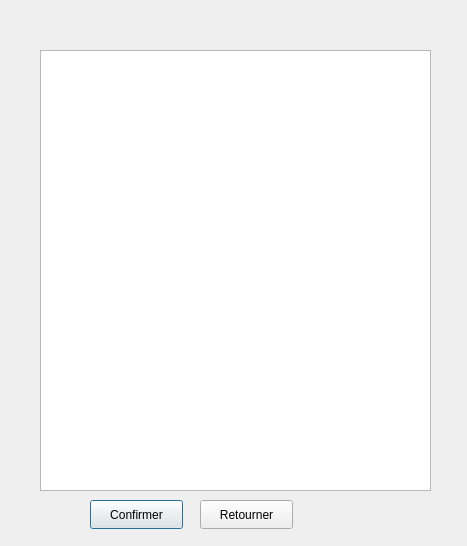
<?xml version="1.0" encoding="UTF-8"?>
<ui version="4.0">
 <class>AddRessource</class>
 <widget class="QDialog" name="AddRessource">
  <property name="geometry">
   <rect>
    <x>0</x>
    <y>0</y>
    <width>467</width>
    <height>546</height>
   </rect>
  </property>
  <property name="windowTitle">
   <string>Dialog</string>
  </property>
  <widget class="QFrame" name="frame">
   <property name="geometry">
    <rect>
     <x>30</x>
     <y>10</y>
     <width>461</width>
     <height>531</height>
    </rect>
   </property>
   <property name="frameShape">
    <enum>QFrame::NoFrame</enum>
   </property>
   <widget class="QPushButton" name="Button1">
    <property name="geometry">
     <rect>
      <x>60</x>
      <y>490</y>
      <width>93</width>
      <height>29</height>
     </rect>
    </property>
    <property name="text">
     <string>Confirmer</string>
    </property>
   </widget>
   <widget class="QPushButton" name="Button2">
    <property name="geometry">
     <rect>
      <x>170</x>
      <y>490</y>
      <width>93</width>
      <height>29</height>
     </rect>
    </property>
    <property name="text">
     <string>Retourner</string>
    </property>
   </widget>
   <widget class="QTableWidget" name="tableR">
    <property name="geometry">
     <rect>
      <x>10</x>
      <y>40</y>
      <width>391</width>
      <height>441</height>
     </rect>
    </property>
   </widget>
   <widget class="QLabel" name="notif">
    <property name="geometry">
     <rect>
      <x>12</x>
      <y>10</y>
      <width>421</width>
      <height>20</height>
     </rect>
    </property>
    <property name="text">
     <string/>
    </property>
   </widget>
   <zorder>tableR</zorder>
   <zorder>Button1</zorder>
   <zorder>Button2</zorder>
   <zorder>notif</zorder>
  </widget>
 </widget>
 <resources/>
 <connections/>
</ui>
